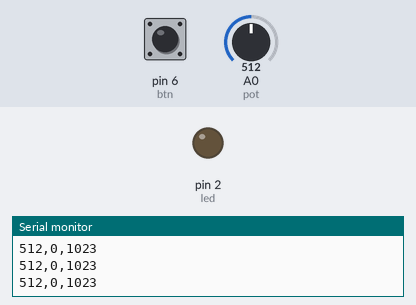
A sketch run on a simulated Arduino Nano, built with avr-gcc and run on an emulated ATmega328P. Shown: output pins drawn as LEDs (lit = HIGH), the last lines printed to the serial monitor. The test bench sets the inputs (shaded band); at power-on: pin 6 (btn) LOW, A0 (pot) = 512.

Above: at 2.2 s.
2.3 s: pin 6 (btn) pulled HIGH for 0.15 s
At 3.2 s:
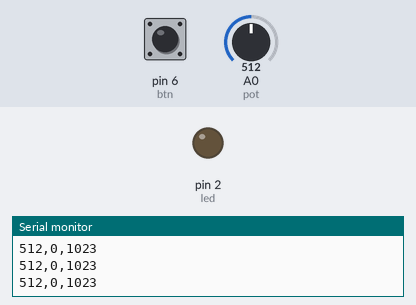
3.9 s: A0 (pot) set to 531
At 4.3 s:
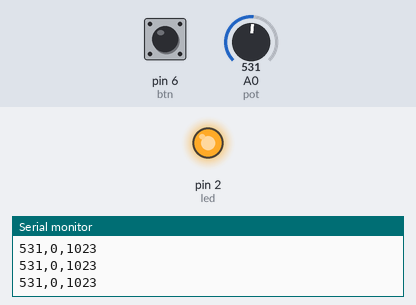
5.4 s: A0 (pot) set to 511
At 5.9 s:
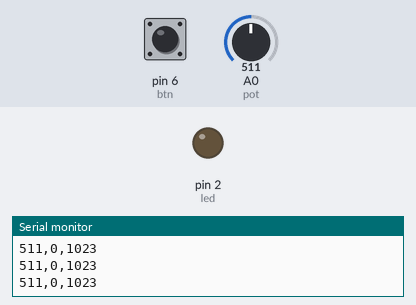
6.9 s: pin 6 (btn) pulsed HIGH 2 times (0.12 s each, 0.3 s apart)
At 8.0 s:
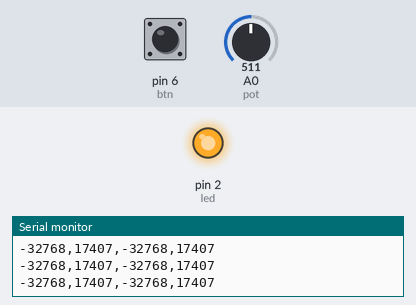
Timing chart, 0 to 9.9 s (numbered marks = the images above; inputs shaded):
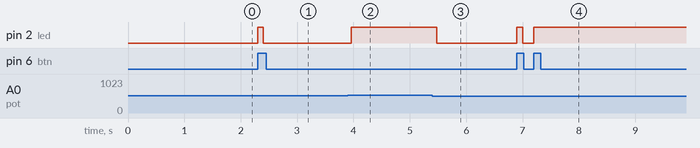

Measured:
- the behaviour switches between 513 and 514 on A0 (pot) (found by bisection; images 1 and 2)
- after the input at 2.3 s, pin 2 (led): LOW → HIGH at once, → LOW 0.10 s later
- after the input at 3.9 s, pin 2 (led): LOW → HIGH after 0.06 s
- after the input at 5.4 s, pin 2 (led): HIGH → LOW after 0.08 s
- after the input at 6.9 s, pin 2 (led): LOW → HIGH at once, → LOW 0.10 s later, → HIGH 0.20 s later

The sketch:

sketch_in_c.ino
```cpp
/* List of sensors :
  A0      Potentiometer   INPUT
  A2      LDR             INPUT
  A5      Mic             INPUT
  I2C     LIS3DH_I2C      INPUT
  D2      Led             OUTPUT
  D4      Buzzer          OUTPUT
  D6      Button          OUTPUT
*/

#define pot A0
#define ldr A2
#define mic A6
#define btn 6
#define led 2

#include "Arduino_SensorKit.h"

  unsigned long last_convert_time = 0;
int convert_interval = 100;
float pitch = 0;
float roll = 0;

bool firstOn = true;
bool firstOff = true;

unsigned long tPOT = 0;
unsigned long tLDR = 0;
unsigned long tIMU = 0;
unsigned long tMIC = 0;

int vPOT = 0;
int vLDR = 0;
int vIMU = 0;
int vMIC = 0;

float p=0;
float r=0;

void readImu() {
  if (last_convert_time < millis()) {
    last_convert_time = millis() + convert_interval;

    if (Accelerometer.available()) {
      float x_Buff = Accelerometer.readX();
      float y_Buff = Accelerometer.readY();
      float z_Buff = Accelerometer.readZ();

      roll = atan2(y_Buff, z_Buff) * 57.3;
      pitch = atan2((-x_Buff), sqrt(y_Buff * y_Buff + z_Buff * z_Buff)) * 57.3;
    }
  }
}

int state = 0;
int minVal = 0;
int maxVal = 1023;

void setup() {
  // put your setup code here, to run once:
  Serial.begin(9600);
  delay(1000);
  Accelerometer.begin();
}

void loop() {

  if (digitalRead(btn) == 1) {
    if (firstOn) {
      firstOff = true;
      firstOn = false;
      digitalWrite(led, HIGH);
      state = state + 1;
      if (state > 3) {
        state = 0;
      }
      Serial.println(state);
      delay(100);
    }
  } else {
    if (firstOff) {
      firstOn = true;
      firstOff = false;
      delay(100);
    }
  }

  if (state == 0) {
    if ((millis() - tPOT) > 100) {
      tPOT = millis();
      vPOT = analogRead(pot);
      analogWrite(led, map(vPOT, 0, 1023, 0, 255));
      char strBuf[50];
      sprintf(strBuf, "%d,%d,%d", vPOT, minVal, maxVal);
      Serial.println(strBuf);
    }
  } else if (state == 1) {
    if ((millis() - tLDR) > 100) {
      tLDR = millis();
      vLDR = analogRead(pot);
      analogWrite(led, map(vLDR, 0, 1023, 0, 255));
      char strBuf[50];
      sprintf(strBuf, "%d,%d,%d", vLDR, minVal, maxVal);
      Serial.println(strBuf);
    }
  } else if (state == 2) {
    if ((millis() - tMIC) > 100) {
      tMIC = millis();
      vMIC = analogRead(pot);
      analogWrite(led, map(vMIC, 0, 1023, 0, 255));
      char strBuf[50];
      sprintf(strBuf, "%d,%d,%d", vMIC, minVal, maxVal);
      Serial.println(strBuf);
    }
  } else if (state == 3) {
    if ((millis() - tIMU) > 100) {
      tIMU = millis();
      p = int((pitch + 180)/360*maxVal);
      r = int((roll + 180)/360*maxVal);
      char strBuf[50];
      sprintf(strBuf, "%d,%d,%d,%d", p, r, minVal, maxVal);
      Serial.println(strBuf);
    }
  }
}
```
